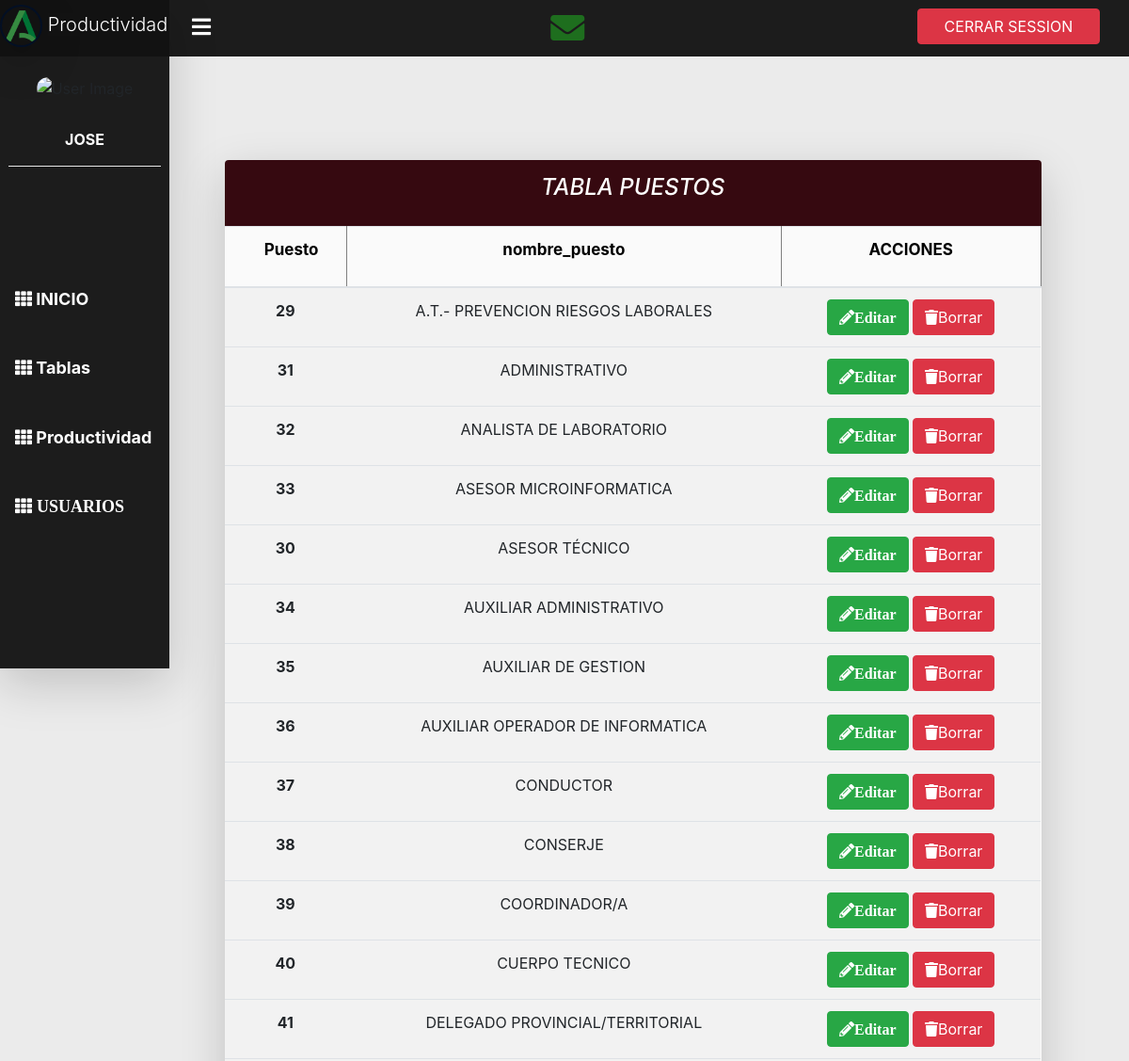
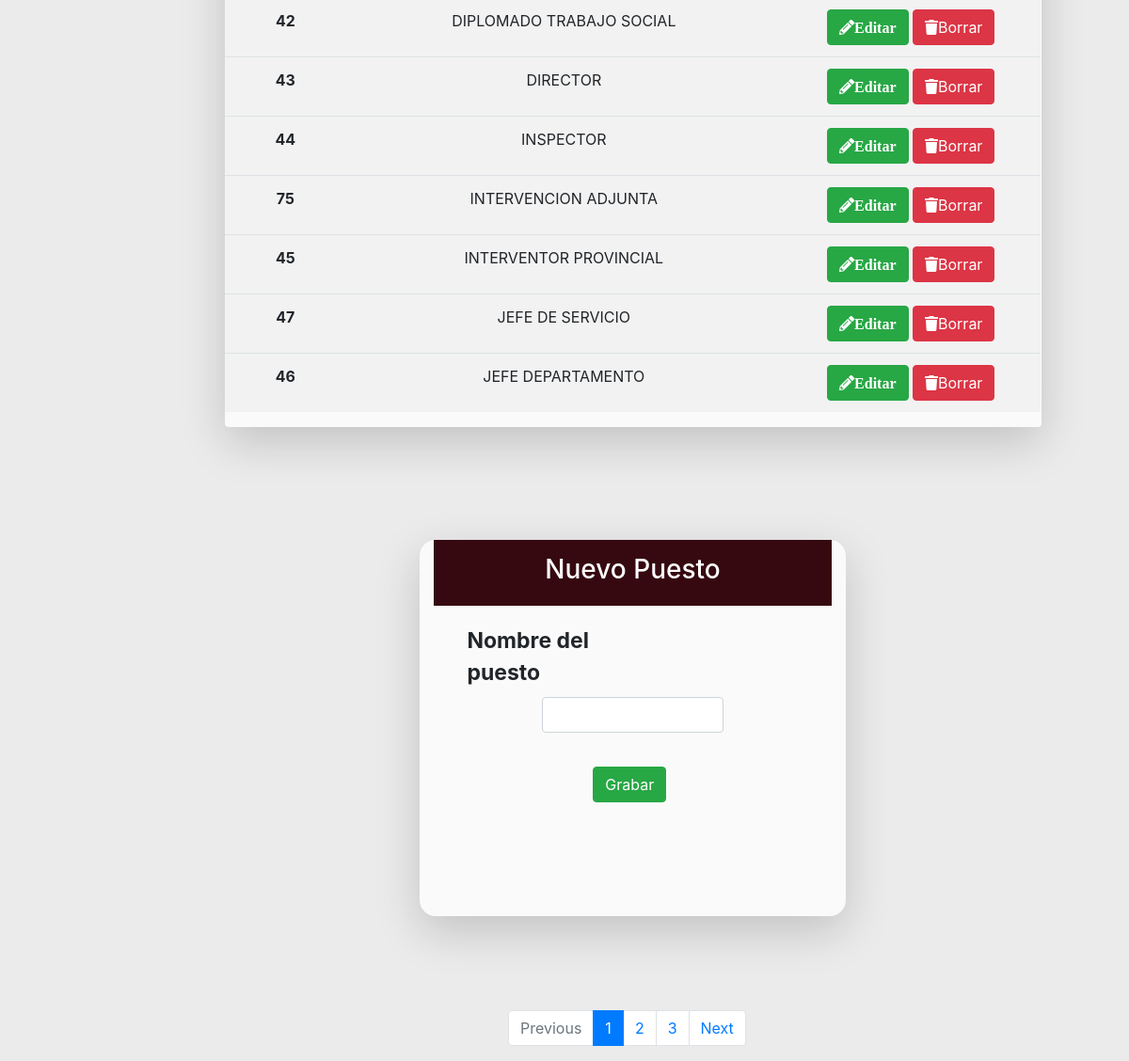
The app's page /index.php?controller=puesto&action=index (signed in) with its own data (2 pictures, top to bottom).
### tables this page shows
CREATE TABLE `puestos` (
  `id` int(11) NOT NULL,
  `nombre_puesto` varchar(100) NOT NULL
);

### controller/ControladorBase.php (called while the page is built, shortened)
<?php
class ControladorBase{
    public function __construct() {
	require_once 'model/EntidadBase.php';
    }
    public function cargarVista($vista,$datos){
        require_once 'view/AyudaVistas.php';
        $helper=new AyudaVistas();
        require_once 'view/'.$vista.'View.php';
    }
}
?>

### controller/PuestoController.php (called while the page is built, shortened)
<?php
class PuestoController extends ControladorBase{
    public function index(){
        $puestos = new Puesto();
        $conversaciones = new Conversaciones();
        $totalmensajes = $conversaciones->NoLeidos($_SESSION["id"]);
        $page=1;
        $filtro=null;
		$id=1;
		if(isset($_REQUEST["volvercontroller"]) && !isset($_REQUEST["volverclave"])) {
				$volver=array("controller" => $_REQUEST["volvercontroller"],
							"action" => $_REQUEST["volveraction"],
                            "clave" => "id",
                            "valor" => $id
							);
	    }else if (isset($_REQUEST["volvercontroller"]) && isset($_REQUEST["volverclave"])) {
					$volver=array("controller" => $_REQUEST["volvercontroller"],
								"action" => $_REQUEST["volveraction"],
								"clave" => $_REQUEST["volverclave"],
								"valor" => $_REQUEST["volvervalor"]
								);
	    }else {
            $volver=array("controller" => "puesto",
                            "action" => "index",
                            "clave" => "id",
                            "valor" => $id
                           );
	    }
        $allpuestos = $puestos->getAll("nombre_puesto","ASC",$puestos->pagelimit,($page-1)*$puestos->pagelimit,0);
        $count=$puestos->getAllCountTrab($filtro);
        $this->cargarVista("puesto/index", array(
            "filtro"=>$filtro,
            "page"=>$page,
            "count"=>$count,
            "volver"=>$volver,
            "allpuestos" => $allpuestos,
            "operacion"=>"nuevo",
            "pagelimit"=>$puestos->pagelimit,
            "totalmensajes" => $totalmensajes
        ));
    }
}

### model/Puesto.php (called while the page is built, shortened)
<?php
class Puesto extends EntidadBase{
    public function __construct()
    {
        $this->table = "puestos";
        $this->model = "Puesto";
        $this->pagelimit=20;
    }
}

### model/EntidadBase.php (called while the page is built, shortened)
<?php
class EntidadBase{
    private $table;
    private $model;
    public function __construct($table,$model) {
        $this->table=(string) $table;
        $this->model=(string) $model;
    }
    public function db(){
        global $dbh;
	if( isset($dbh) ) {
        	return $dbh;
    	} else {
        	$this->conectar=new Conectar();
        	$dbh=$this->conectar->conexion();
        	return $dbh;
	}
    }
    public function getAll($ordercol="id", $order="DESC", $limit=20, $primfila=null,$filter=null){
	$bindparams=null;
	$query="SELECT * FROM $this->table ORDER BY $ordercol $order";
	if ($primfila>=0) {
	   $query=$query." LIMIT ".$limit." OFFSET ".$primfila;
	}
	$stmt = $this->db()->prepare($query);
	$stmt->execute($bindparams);
        $resultSet=$stmt->fetchAll(PDO::FETCH_CLASS, $this->model);
	return $resultSet;
    }
}
?>

### view/AyudaVistas.php (called while the page is built, shortened)
<?php
class AyudaVistas{
    public function url($controlador=CONTROLADOR_DEFECTO,$accion=ACCION_DEFECTO,$clave="id",$valor=null){
	$urlString="index.php?controller=".$controlador."&action=".$accion;
        return $urlString;
    }
}
?>

### view/puesto/indexView.php (the view, shortened to what this page needs)
<?php
   if($volver["action"]!="editar"){
      $numpaginas=3;
   }
?>
<!DOCTYPE html>
<html lang="en">
<head>
    <link rel="stylesheet" href="view/plugins/fontawesome-free/css/all.min.css">
    <link rel="stylesheet" href="https://stackpath.bootstrapcdn.com/bootstrap/4.1.3/css/bootstrap.min.css">
</head>
<body style="background-color: #ebebeb;">
<?php
    if ($volver["action"]=="editar") {
        $edit_nombre= ($puesto->nombre_puesto);
        $edit_id= ($puesto->id);
    } else {
        $edit_nombre= "";
    }
?>
<?php require_once 'view/comun/leftnavbar.php'; ?>
        <?php require_once 'view/comun/sidebar.php'; ?>
    <div id="contenedortodo" class="row" style="margin-left:130px;padding-top:100px;">
        <div id="tablacontenedor" class="table-responsive text-center rounded shadow-lg" style="background-color: #fafafa; width:80%; margin:auto; margin-bottom:80px; margin-top:70px;" class="shadow-lg">
            <table class="table">
                <div style="height:70px; width:100%; background-color:#360910;" class="text-center">
                    <h4 style="color:white; font-style:italic; padding:15px;">TABLA PUESTOS</h4>
                </div>
                <thead style="padding:0;height:40px; width:100%;">
                    <tr style="color:black; font-size:17px; height:100%;">
                    <th scope="col" style="padding-bottom:25px; padding-left:25px; border-right:1px solid gray;">Puesto</th>
                    <th scope="col" style="padding-bottom:25px; border-right:1px solid gray;">nombre_puesto</th>
                    <th scope="col" style="padding-bottom:25px; border-right:1px solid gray;">ACCIONES</th>
                    </tr>
                </thead>
                <tbody style="background-color: rgba(235,235,235, 0.5); margin-top:0px;">
                    <?php
						foreach($allpuestos as $p) {  ?>
                            <tr>
                                <th scope="row"><?php echo ($p->id); ?></th>
                                <td><?php echo ($p->nombre_puesto); ?></td>
                                <td>
                                    <a class="btn btn-success" href="<?php echo $helper->url("puesto","editar"); ?>&id=<?php echo $p->id; ?>"  class="btn btn-editar btn-xs">
                                        <i class="fas fa-pencil-alt">Editar</i>
                                    </a>
                                    <button type="button" class="btn btn-danger" data-toggle="modal" data-href="<?php echo $helper->url("puesto","borrar"); ?>&id=<?php echo $p->id; ?>" data-target="#borrar-confirm" ><i class="fas fa-trash"></i>Borrar</button>
                                </td>
                            </tr>
                    <?php } ?>
                </tbody>
            </table>
        </div>
        <div class="col-lg-5 col-md-5 col-sm-12 shadow-lg" style="height:400px; background-color:#fafafa; margin:auto; margin-top:40px; margin-bottom:100px; border-radius:17px;">
                        <div>
                        <div style="background-color:#360910;width:100%; height:70px;padding-top:15px;">
                              <?php
                                 if ($operacion == "editar") {
                                              $texto_submit="Modificar"; ?>
                              <h3 style="color:white; text-align:center;">Editar Puesto</h3>
                              <?php }  else if ($operacion == "nuevo") {
                                 $texto_submit="Grabar";?>
                              <h3 style="color:white; text-align:center;">Nuevo Puesto</h3>
                              <?php } ?>
                           </div>
                           <div id="ibox_form">
                              <?php
                                 if ($operacion == "editar") {
                                         ?>
                              <form id="formulario" action="<?php echo $helper->url("puesto","actualizar"); ?>" method="post" class="form-horizontal" role="form">
                                 <input type="hidden" name="id" value=
                                    <?php echo $volver["valor"]; ?> />
                                 <?php }  else if ($operacion == "nuevo") {
                                    ?>
                              <form id="formulario" action="<?php echo $helper->url("puesto","crear"); ?>&volvercontroller=<?php echo $volver["controller"] ?>&volveraction=<?php echo $volver["action"] ?>" method="post" class="form-horizontal" role="form">
                                 <?php }
                                    ?>
                                 <div class="card-body">
                                    <div class="form-group" style="width:100%;">
                                       <label for="nombre" class="col-sm-7 control-label" style="font-weight:bold; font-size:23px; width:100%;">Nombre del puesto</label>
                                       <div class="col-sm-7" style="margin:auto;">
                                          <input type="text" class="form-control" id="nombre" name="nombre" value="<?php if (isset($puesto)){ echo $edit_nombre;} ?>">
                                       </div>
                                    </div>
                                 </div>
                                 <?php if($texto_submit=="Grabar"){ ?>
                                 <div style="margin-left:40%;">
                                 <?php } ?>
                                    <input type="submit" value="<?php echo $texto_submit;?>" class="btn btn-success "/>
                                 </div>
                           </div>
                        </div>
                     </div>
                    </div>
                     <?php if($volver["action"]!="editar"){?>
                        <nav aria-label="..." style="margin-left:45%">
                           <ul class="pagination">
                              <li class="page-item disabled">
                                 <span class="page-link">Previous</span>
                              </li>
                              <?php
                                 for($i = 1; $i<=$numpaginas; $i++){
                                    if($page==$i){
                                       echo "<li class='page-item active'><span class='page-link'>$i<span class='sr-only'>(current)</span></span></li>";
                                    }else{
                                       echo "<li class='page-item'><a class='page-link' href='{$helper->url('puesto', 'index')}&page=$i'>$i</a></li>";
                                    }
                                 }
                              ?>
                              <li class="page-item">
                                 <a class="page-link" href="#">Next</a>
                              </li>
                           </ul>
                        </nav>
                     <?php } ?>
</body>
</html>

### view/puesto/indexView.php (style rules this page uses)
* { box-sizing: border-box; }

### records on screen
puestos: id "29", nombre_puesto "A.T.- PREVENCION RIESGOS LABORALES"
puestos: id "31", nombre_puesto "ADMINISTRATIVO"
puestos: id "32", nombre_puesto "ANALISTA DE LABORATORIO"
puestos: id "33", nombre_puesto "ASESOR MICROINFORMATICA"
puestos: id "30", nombre_puesto "ASESOR TÉCNICO"
puestos: id "34", nombre_puesto "AUXILIAR ADMINISTRATIVO"
puestos: id "35", nombre_puesto "AUXILIAR DE GESTION"
puestos: id "36", nombre_puesto "AUXILIAR OPERADOR DE INFORMATICA"
puestos: id "37", nombre_puesto "CONDUCTOR"
puestos: id "38", nombre_puesto "CONSERJE"
puestos: id "39", nombre_puesto "COORDINADOR/A"
puestos: id "40", nombre_puesto "CUERPO TECNICO"
puestos: id "41", nombre_puesto "DELEGADO PROVINCIAL/TERRITORIAL"
puestos: id "42", nombre_puesto "DIPLOMADO TRABAJO SOCIAL"
puestos: id "43", nombre_puesto "DIRECTOR"
puestos: id "44", nombre_puesto "INSPECTOR"
puestos: id "75", nombre_puesto "INTERVENCION ADJUNTA"
puestos: id "45", nombre_puesto "INTERVENTOR PROVINCIAL"
puestos: id "47", nombre_puesto "JEFE DE SERVICIO"
puestos: id "46", nombre_puesto "JEFE DEPARTAMENTO"

### other values on screen
$_SESSION["nombre"] "JOSE"
